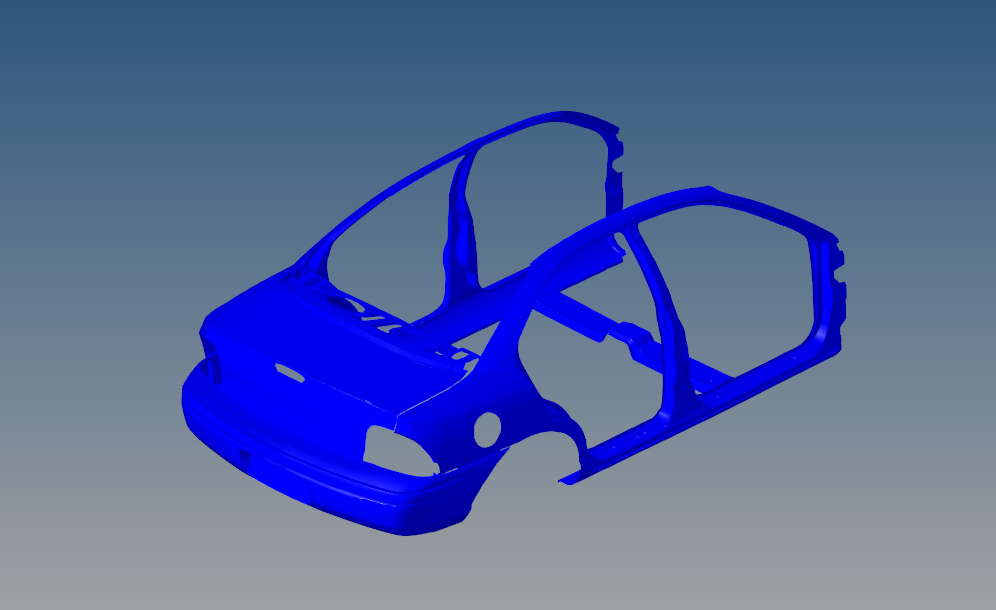
#> input picture Week1_Task/Challenge1.jpg, 996 x 610 px
$ jupyter execute --allow-errors Week_1_Task.ipynb
#> lines starting #> are read from the running program, lines starting #| are printed output that depends on the picture
[cell 1]
import cv2
import numpy as np


def read_image(image_path):
    """This function reads any image from a given path"""
#> called with image_path = 'Challenge1.jpg'
    image = cv2.imread(image_path)
#> image is the input picture: shape (610, 996, 3); mean B, G, R 156.2, 102.1, 84.1
    return image

def display_image(window_name, image_read):
    """This function any any image from a given path"""
    cv2.imshow(window_name, image_read)
    cv2.waitKey(0)

def save_image(image_name_format, image):
    """This function saves any image to a given path"""
    cv2.imwrite(image_name_format, image)

def rotate_image(image,angle, scale):
    """This function rotates any image by the given angle"""
#> called with angle = 140, scale = 1
    image_height, image_width = image.shape[0:2]
#> image_height = 610; image_width = 996
    image_center = (image_width/2, image_height/2)
#> image_center = (498, 305)

    rotation_matrix = cv2.getRotationMatrix2D(image_center, angle, scale)

    rotated_image = cv2.warpAffine(image, rotation_matrix,(image_width, image_height))
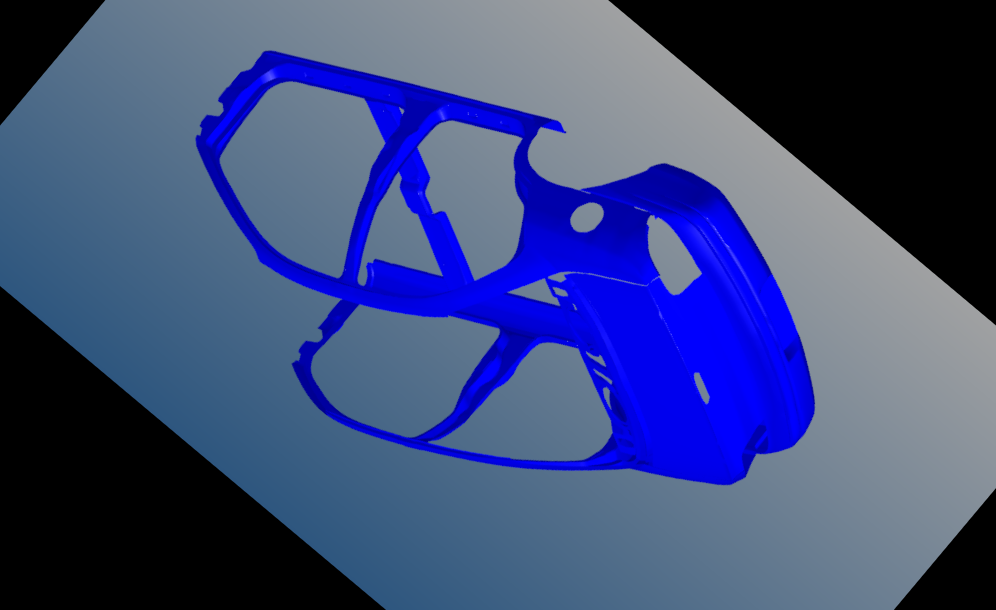
#> rotated_image: shape (610, 996, 3); mean B, G, R 123.3, 73.9, 60.8

    return rotated_image

def resize_image(image, dimensions, method_number):
    """This function resizes any image to a given path"""
    methods = [cv2.INTER_AREA,cv2.INTER_LINEAR, cv2.INTER_NEAREST,
              cv2.INTER_CUBIC, cv2.INTER_LANCZOS4]

    resize_method = methods[method_number]
    resized_image = cv2.resize(image, dimensions, interpolation=resize_method)
    return resized_image

def crop_image(image, dimensions):
    """This function crops any image"""
    current_image_dimensions = image.shape
    h_s,h_e,w_s,w_e = dimensions
    width_dims =[w_s, w_e]
    height_dims = [h_s, h_e]
    np.clip(width_dims, a_min=0, a_max=current_image_dimensions[1])
    np.clip(height_dims, a_min=0, a_max=current_image_dimensions[0])

    crop_image = image[height_dims[0]:height_dims[1], width_dims[0]:width_dims[1]]
    return crop_image

#Reading image
my_image = read_image("Challenge1.jpg")
display_image("Body_in_White",my_image)
save_image("edited images\\Challenge1_saved.jpg",my_image)

#rotating image
rotation_angle = 140
rotation_scale = 1
rotated_image = rotate_image(image=my_image,angle=rotation_angle, scale=rotation_scale)
#> (the rest of this cell did not finish here and is left out)
